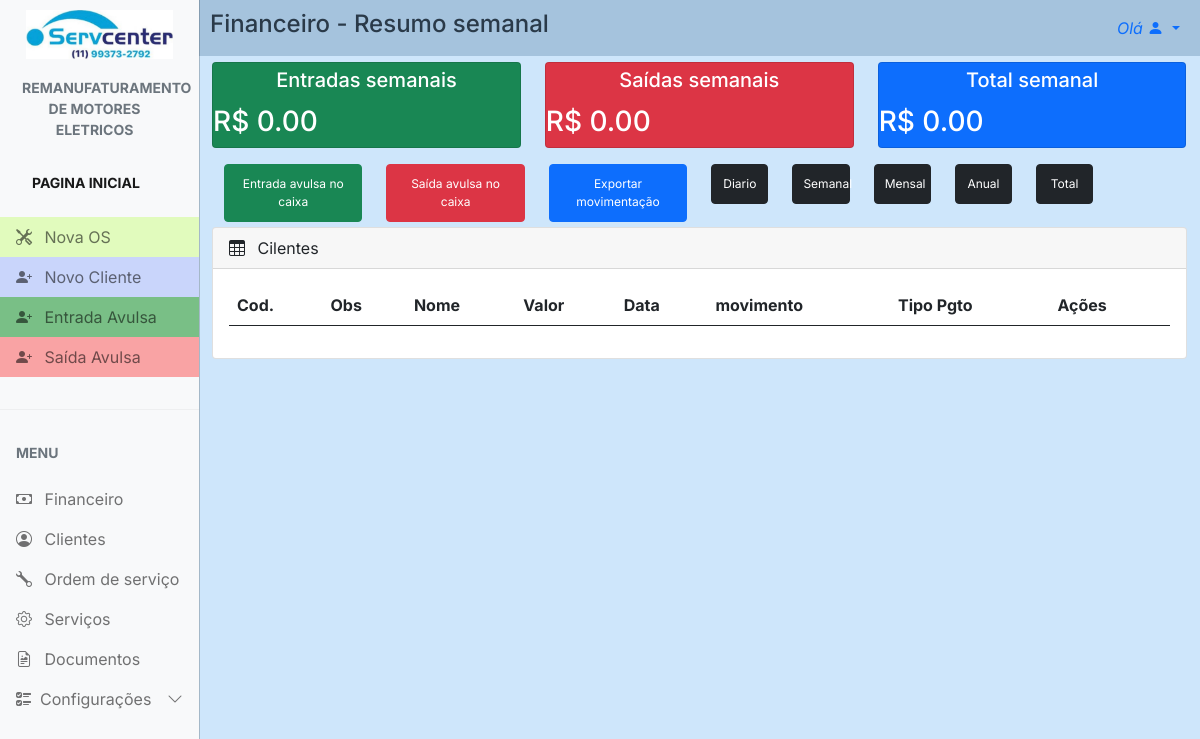
Screenshot of /finance/finance_sem/ (signed in) with the database file from the repository.
### config/models.py (models this page shows, shortened)
class Config(models.Model):
    nome_empresa = models.CharField(max_length=100, blank=True, null=True)
    nome_fantasia = models.CharField(max_length=100, blank=True, null=True)
    responsavel = models.CharField(max_length=100, blank=True, null=True)
    atividade = models.CharField(max_length=100, blank=True, null=True)
    cnpj = models.CharField(max_length=20, blank=True, null=True)
    endereco = models.CharField(max_length=100, blank=True, null=True)
    numero = models.CharField(max_length=10, blank=True, null=True)
    bairro = models.CharField(max_length=50, blank=True, null=True)
    cidade = models.CharField(max_length=50, blank=True, null=True)
    estado = models.CharField(max_length=2, blank=True, null=True)
    cep = models.CharField(max_length=10, blank=True, null=True)
    logo1 = models.ImageField(upload_to='logos', blank=True, null=True)
    logo2 = models.ImageField(upload_to='logos', blank=True, null=True)
    obs = models.TextField(blank=True, null=True)
    data = models.DateField(blank=True, null=True)
    telefone = models.CharField(max_length=20, blank=True, null=True)
    whatsapp = models.CharField(max_length=20, blank=True, null=True)

### finance/views.py (the view, shortened to what this page needs)
# urls.py: path('finance_sem/', views.finance_sem, name="finance_sem"),
@user_passes_test(lambda u: u.is_superuser)
def finance_sem(request):
    today = datetime.now().date()
    start_of_week = today - timedelta(days=today.weekday())
    finance = Finance.objects.filter(data__gte=start_of_week)
    finance_sum = 0
    finance_min = 0
    finance_minus = finance_min * -1
    finance_tot = finance_sum - finance_minus
    finance_total = round(finance_tot, 2)
    return render(request, 'finance_sem.html', {'finance': finance,
                                                'finance_sum': '{:.2f}'.format(finance_sum),
                                                'finance_minus': '{:.2f}'.format(finance_minus),
                                                'finance_total': '{:.2f}'.format(finance_total),
                                                })

### config/context_processors.py (called while the page is built)
def conf(request):
    logo = Config.objects.all().first
    return {'logo': logo}

### servcenter/context_processors.py (called while the page is built)
def project_settings(request):
    config = Config.objects.first()
    return {
        'config': config,
    }

### finance/templates/finance_sem.html (shortened to what this page needs)
{% extends "main.html" %} {% load static %} {% block 'head' %}
<link rel="stylesheet" href="{% static 'css/main.css' %}" />
<link rel="stylesheet" href="{% static 'finance/css/finance.css' %}" />
{% endblock %} {% block 'main' %}
<div class="row all">
  <div id="cad_cli_tit">
    <a>Financeiro - Resumo semanal</a>
  </div>
  <div class="col-md-4 mb-3">
    <div class="card bg-success text-white">
      <h5 class="fin-card-header">
        Entradas semanais
        <h3 id="fin-subt2">R$ {{finance_sum}}</h3>
      </h5>
    </div>
  </div>
  <div class="col-md-4 mb-3">
    <div class="card bg-danger text-white">
      <h5 class="fin-card-header">
        Saídas semanais
        <h3 id="fin-subt3">R$ {{ finance_minus }}</h3>
      </h5>
    </div>
  </div>
  <div class="col-md-4 mb-3">
    <div class="card bg-primary text-white">
      <h5 class="fin-card-header">
        Total semanal
        <h3 id="fin-subt3">R$ {{ finance_total }}</h3>
      </h5>
    </div>
  </div>
  <div class="actions_bar row">
    <div class="col-md-2">
      <a
        href="{% url 'new_finance' %}"
        class="btn btn-success btn-block"
        id="btn_nc"
        >Entrada avulsa no caixa</a
      >
    </div>
    <div class="col-md-2">
      <a
        href="{% url 'new_finance_out' %}"
        class="btn btn-danger btn-block"
        id="btn_ac"
        >Saída avulsa no caixa</a
      >
    </div>
    <div class="col-md-2">
      <a
        href="{% url 'finance_xlrx' id=1 %}"
        class="btn btn-primary btn-block"
        id="btn_ac"
        >Exportar movimentação</a
      >
    </div>
    <div class="col-md-1">
      <a
        href="{% url 'finance_dia' %}"
        class="btn btn-dark btn-block"
        id="btn_ac"
        >Diario</a
      >
    </div>
    <div class="col-md-1">
      <a
        href="{% url 'finance_sem' %}"
        class="btn btn-dark btn-block"
        id="btn_ac"
        >Semanal</a
      >
    </div>
    <div class="col-md-1">
      <a
        href="{% url 'finance_mes' %}"
        class="btn btn-dark btn-block"
        id="btn_ac"
        >Mensal</a
      >
    </div>
    <div class="col-md-1">
      <a
        href="{% url 'finance_ano' %}"
        class="btn btn-dark btn-block"
        id="btn_ac"
        >Anual</a
      >
    </div>
    <div class="col-md-1">
      <a
        href="{% url 'finance_tot' %}"
        class="btn btn-dark btn-block"
        id="btn_ac"
        >Total</a
      >
    </div>
  </div>
  <div class="col-md-12 mb-3">
    <div class="card">
      <div class="card-header">
        <span><i class="bi bi-table me-2"></i></span> Cilentes
      </div>
      <div class="card-body">
        <div id="table_cli" class="table-responsive">
          <table
            id="example"
            class="table table-striped data-table"
            style="width: 100%"
          >
            <thead>
              <tr>
                <th>Cod.</th>
                <th>Obs</th>
                <th>Nome</th>
                <th>Valor</th>
                <th>Data</th>
                <th>movimento</th>
                <th>Tipo Pgto</th>
                <th id="acoes_th">Ações</th>
              </tr>
            </thead>
          </table>
        </div>
      </div>
    </div>
  </div>
</div>
{% endblock%}

### templates/main.html (shortened to what this page needs)
{% load static %}
<!DOCTYPE html>
<html lang="en">
  <head>
    <link rel="stylesheet" href="{% static 'css/bootstrap.min.css'%}" />
    <link
      rel="stylesheet"
      href="https://cdn.jsdelivr.net/npm/bootstrap-icons@1.4.1/font/bootstrap-icons.css"
    />
    <link rel="stylesheet" href="{% static 'css/dataTables.bootstrap5.min.css' %}" />
    <link rel="stylesheet" href="{% static 'css/main.css' %}" />
    {% block 'head' %}{% endblock %}
  </head>
  <body>
    <div
      class="offcanvas offcanvas-start sidebar-nav bg-light"
      tabindex="-1"
      id="sidebar"
    >
      <div class="offcanvas-body p-0">
        <nav class="navbar-light">
          <ul class="navbar-nav">
            <li>
              <div class="text-muted small fw-bold text-uppercase px-3">
                <a href="{% url 'dashboard' %}">
                  {% if config.logo1 %}
                    <img id="logo" src="{{ config.logo1.url }}" alt="logo" />
                  {% else %}
                    <p>No logo available</p>
                  {% endif %}
                </a>
              </div>
            </li>
            <li id="tit_motores">
              <a href="{% url 'dashboard' %}" class="nav-link px-3 active">
                <div class="text-muted small fw-bold text-uppercase px-3 mb-3">
                  {{config.atividade}}
                </div>
              </a>
            </li>
            <li>
              <div class="text-muted small fw-bold text-uppercase px-3 mb-3">
                <a href="{% url 'dashboard' %}" class="nav-link px-3 active">Pagina Inicial</a>
              </div>
            </li>
            <li>
              <a id="n_os" href="{% url 'new_work_order' %}" class="nav-link px-3">
                <span class="me-2"><i class="bi bi-tools"></i></span>
                <span>Nova OS</span>
              </a>
            </li>
            <li>
              <a id="n_cli" href="{% url 'new_client' %}" class="nav-link px-3">
                <span class="me-2"><i class="bi bi-person-plus-fill"></i></span>
                <span>Novo Cliente</span>
              </a>
            </li>
            <li>
              <a id="in" href="{% url 'new_finance' %}" class="nav-link px-3">
                <span class="me-2"><i class="bi bi-person-plus-fill"></i></span>
                <span>Entrada Avulsa</span>
              </a>
            </li>
            <li>
              <a id="out" href="{% url 'new_finance_out' %}" class="nav-link px-3">
                <span class="me-2"><i class="bi bi-person-plus-fill"></i></span>
                <span>Saída Avulsa</span>
              </a>
            </li>
            <li class="my-4"><hr class="dropdown-divider bg-light" /></li>
            <li>
              <div class="text-muted small fw-bold text-uppercase px-3 mb-3">
                Menu
              </div>
            </li>
            {% if user.is_superuser %}
              <li>
                  <a href="{% url 'finance' %}" class="nav-link px-3">
                      <span class="me-2"><i class="bi bi-cash"></i></span>
                      <span>Financeiro</span>
                  </a>
              </li>
            {% endif %}
            <li>
              <a href="{% url 'clients' %}" class="nav-link px-3">
                <span class="me-2"><i class="bi bi-person-circle"></i></span>
                <span>Clientes</span>
              </a>
            </li>
            <li>
              <a href="{% url 'work_order' %}" class="nav-link px-3">
                <span class="me-2"><i class="bi bi-wrench"></i></span>
                <span>Ordem de serviço</span>
              </a>
            </li>
            <li>
              <a href="{% url 'services' %}" class="nav-link px-3">
                <span class="me-2"><i class="bi bi-gear"></i></span>
                <span>Serviços</span>
              </a>
            </li>
            <li>
              <a href="{% url 'documents' %}" class="nav-link px-3">
                <span class="me-2"><i class="bi bi-file-earmark-richtext"></i></span>
                <span>Documentos</span>
              </a>
            </li>
            <li>
              <a
                class="nav-link px-3 sidebar-link"
                data-bs-toggle="collapse"
                href="#layouts"
              >
                <span class="me-2"><i class="bi bi-ui-checks"></i></span>
                <span>Configurações</span>
                <span class="ms-auto">
                  <span class="right-icon">
                    <i class="bi bi-chevron-down"></i>
                  </span>
                </span>
              </a>
            </li>
          </ul>
        </nav>
      </div>
    </div>
    <nav class="navbar navbar-expand-lg" id="top_nav">
      <div  class="container-fluid">
        <div class="collapse navbar-collapse" id="topNavBar">
          <ul class="navbar-nav">
            <li class="nav-item dropdown">
              <a
                class="nav-link dropdown-toggle ms-2"
                href="#"
                role="button"
                data-bs-toggle="dropdown"
                aria-expanded="false"
              >
                <i>Olá {{request.user.first_name}}</i>
                <i class="bi bi-person-fill"></i>
              </a>
            </li>
          </ul>
        </div>
      </div>
    </nav>
    {% block 'main' %} {% endblock %}
  </body>
</html>

### templates/static/css/main.css (style rules this page uses)
body, button { font-family: "Inter", sans-serif; margin: 0; padding: 0; background: rgba(91, 170, 244, 0.293); }
:root { --offcanvas-width: 200px; --topNavbarHeight: 0px; }
#logo { padding: 10px; max-width: 100%; }
#n_os { background: rgba(172, 255, 47, 0.303); }
#n_cli { background: rgba(47, 95, 255, 0.234); }
#in { background-color: #2a9c3d9c; }
#out { background-color: #fa6c6c9a; }
#tit_motores { text-align: center; margin-left: -10px; }
.sidebar-nav { width: var(--offcanvas-width); }
.sidebar-link { display: flex; align-items: center; }
.sidebar-link .right-icon { display: inline-flex; }
#top_nav { background: rgba(65, 109, 150, 0.293); }
@media (min-width: 992px) { body { overflow: auto !important; } }
@media (min-width: 992px) { .sidebar-nav { -webkit-transform: none; transform: none; visibility: visible !important; height: calc(100% - var(--topNavbarHeight)); top: var(--topNavbarHeight); } }
@media (min-width: 992px) { #cad_cli_tit { margin-top: -50px; } }

### templates/static/finance/css/finance.css (style rules this page uses)
.all { margin-left: 0px; margin-right: 0px; padding: 0; }
#cad_cli_tit { margin-left: 10px; margin-top: 0px; font-size: 2vh; font-weight: 500; }
#btn_nc, #btn_ac { width: 100%; }
#table_cli { font-size: 1.5vh; width: auto; }
#acoes_th { min-width: 40px; }
@media (min-width: 992px) { .all { margin-left: 200px; margin-right: 1.5px; } }
@media (min-width: 992px) { #cad_cli_tit { margin-top: -50px; font-size: 3vh; font-weight: 500; border: 0; padding: 0; margin-bottom: 20px; } }
@media (min-width: 992px) { #btn_nc, #btn_ac { padding: 10px; font-size: 1.5vh; margin: 0px 0px 5px 12px; } }
@media (min-width: 992px) { .fin-card-header { text-align: center; padding: 5px; } }
@media (min-width: 992px) { #table_cli { font-size: 2vh; } }
@media (min-width: 992px) { #acoes_th { width: 120px; } }
@media (min-width: 992px) { .btn-block { width: 100%; } }

### rows the page displays
Config: logo1 (picture), atividade "REMANUFATURAMENTO DE MOTORES ELETRICOS"

### other values shown
{{ finance_sum }} "0.00"
{{ finance_minus }} "0.00"
{{ finance_total }} "0.00"
